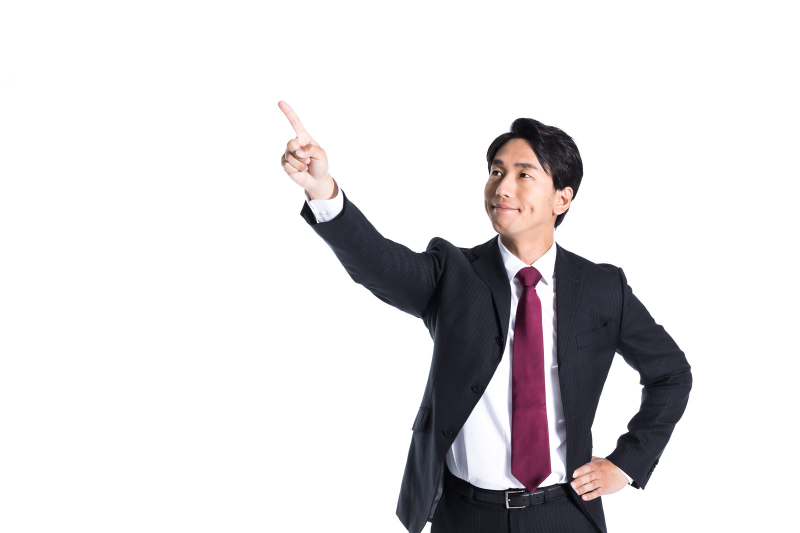
#> input picture AI_Apps(2) (AI活用演習)/08_opencv1/man.jpg, 1600 x 1066 px (shown at 1/2 size)
$ jupyter execute 'en08_クラス番号氏名.ipynb'
#> lines starting #> are read from the running program, lines starting #| are printed output that depends on the picture; after the words box and inside, x2 and y2 are one past the last pixel; in counts of white or black regions, pixels touching at a corner belong together; pictures that were not available may be replaced by others from this repository, and a replacement may not be noted
# OpenCVインストール確認

[cell 1]
# OpenCVのライブラリをインポート
import cv2

# OpenCVのバージョン情報を表示する
print(f"cv2 ver : {cv2.__version__}")

# 2. OpenCVで画像の操作

## 2-1. 画像の読み込み

[cell 2]
# OpenCVをインポート
import cv2

# 画像ファイルを読み込む
img = cv2.imread("man.jpg")
#> img is the input picture: shape (1066, 1600, 3); mean B, G, R 223, 221.4, 223.6

# 読み込んだ画像のデータを出力する
print(img)
#> (printed output is left out)

[cell 3]
# OpenCVをインポート
import cv2

# 読み込み失敗の確認用
img = cv2.imread('存在しない画像.png')

# 読み込んだ画像のデータを出力する
print(img)
#| None

## 2-2. 画像の表示

[cell 4]
# matplotlibとOpenCVをインポート
import matplotlib.pyplot as plt
import cv2

# 画像ファイルを読み込む
img = cv2.imread("man.jpg")

# BGRからRGBに変換して、画像を表示する
plt.imshow(cv2.cvtColor(img, cv2.COLOR_BGR2RGB))

# 画像を表示する
plt.show()

[cell 5]
# matplotlibとOpenCVをインポート
import matplotlib.pyplot as plt
import cv2

# 画像ファイルを読み込む
img = cv2.imread("man.jpg")

# 軸を非表示にして、画像を表示する
plt.axis("off")
plt.imshow(cv2.cvtColor(img, cv2.COLOR_BGR2RGB))

# 画像を表示する
plt.show()

## 2-3. 画像のリサイズと切り取り
### 2-3-1. 画像のリサイズ

[cell 6]
# matplotlibとOpenCVをインポート
import matplotlib.pyplot as plt
import cv2

# 画像ファイルを読み込む
img = cv2.imread("man.jpg")

# 画像のサイズを変更し、変更した画像をファイルに保存する
img2 = cv2.resize(img, (600, 300))
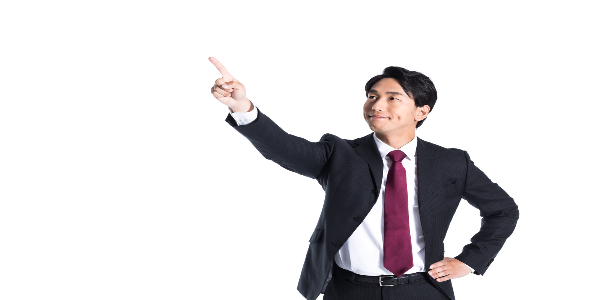
#> img2: shape (300, 600, 3); mean B, G, R 223, 221.4, 223.6
cv2.imwrite("out-resize.png", img2)

# 変更した画像を表示する
plt.imshow(cv2.cvtColor(img2, cv2.COLOR_BGR2RGB))
plt.show()

### 2-3-2. 画像の切り取り

[cell 7]
# OpenCVとMatplotlibをインポート
import cv2
import matplotlib.pyplot as plt

# 画像ファイルを読み込む
img = cv2.imread("man.jpg")

# 画像の一部を切り出し、サイズを変更し、ファイルに保存する
img2 = img[200:500, 900:1200]
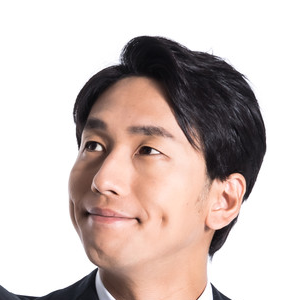
#> img2: shape (300, 300, 3); mean B, G, R 189.6, 193.6, 207.4
img2 = cv2.resize(img2, (400, 400))
#> img2: shape (400, 400, 3)

# 変更した画像を表示する
plt.imshow(cv2.cvtColor(img2, cv2.COLOR_BGR2RGB))
plt.show()
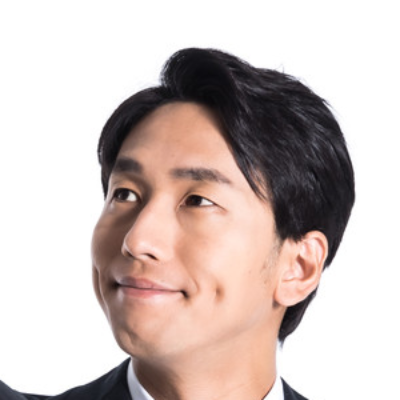
#> shown: shape (400, 400, 3); mean R, G, B 207.4, 193.6, 189.5

### 2-3-3. 輪郭検出

[cell 8]
# 画像ファイルを読み込む
img = cv2.imread("man.jpg")
# imgがcv2カラーの場合、グレースケールに変換しておく
img = cv2.cvtColor(img, cv2.COLOR_BGR2GRAY)
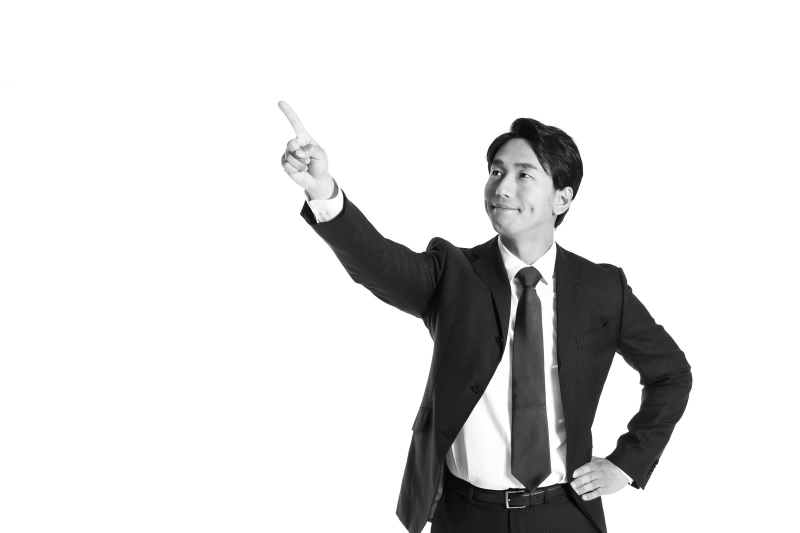
#> img: shape (1066, 1600) (shown at 1/2 size); min 0, max 255, mean 222.2
# Cannyエッジ検出を適用
edges = cv2.Canny(img, 100, 200)
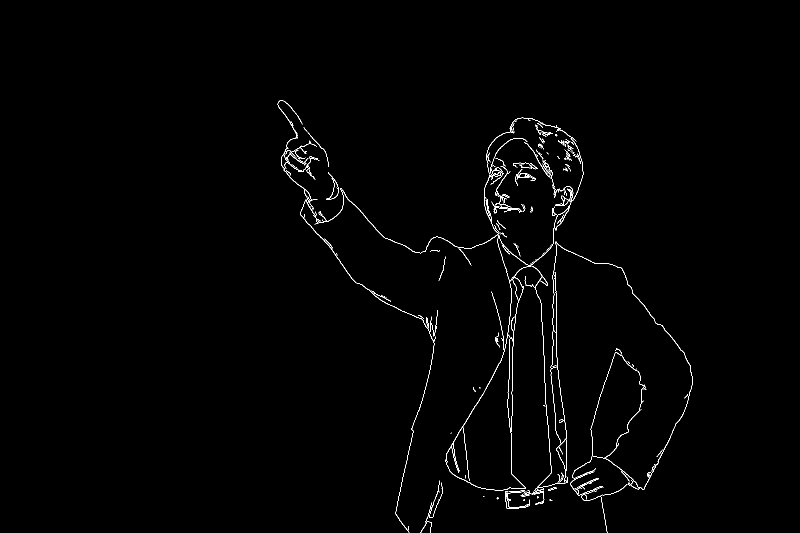
#> edges: shape (1066, 1600) (shown at 1/2 size); 0.84% white in thin lines or dots, all inside (x1, y1, x2, y2) = (555, 201, 1385, 1066)
# 表示してみる
plt.imshow(edges)
plt.show()

## 2-4. 画像の保存

[cell 9]
# 画像の保存
cv2.imwrite("cut_resize.png", img2)
#> Out = True

# 3. 動画の操作

## 3-2. 動画の読み込み

[cell 10]
# OpenCVをインポート
import cv2

# 動画ファイルを読み込む
cap = cv2.VideoCapture("bird.mp4")

[cell 11]
# 1フレームを読み込む
res, frame = cap.read()
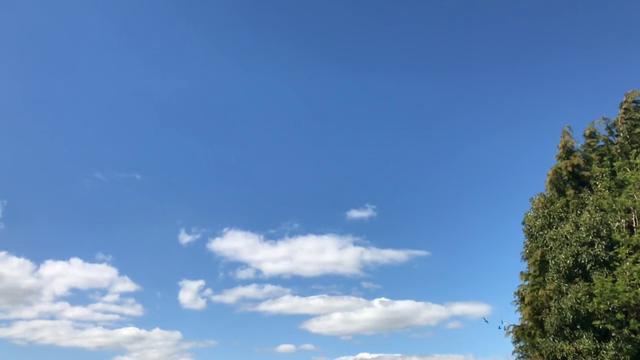
#> input picture frame 62 of AI_Apps(2) (AI活用演習)/08_opencv1/bird.mp4, 640 x 360 px
#> frame is the input picture: shape (360, 640, 3); mean B, G, R 179.9, 134.7, 97.9
# 表示して確認
print(res)
#| True
plt.imshow(cv2.cvtColor(frame, cv2.COLOR_BGR2RGB))
plt.show()

<h2> 3-4. 動画ファイルの保存</h2>

<h3>3-4-1. 書き込む動画ファイルのコーデックを指定 : cv2.VideoWriter_fourcc( )</h3>

[cell 12]
# mp4vを指定する場合
fourcc = cv2.VideoWriter_fourcc('m','p','4','v')
# fourcc = cv2.VideoWriter_fourcc(*'mp4v') # と書いてもいい

<h3>3-4-2. 書き込み用のオブジェクトを生成 : cv2.VideoWriter( )</h3>

[cell 13]
# パラメータを指定
width = 600
height = 400
fps = 30

# 出力用のVideoWriterオブジェクトを作成
out = cv2.VideoWriter('output_video.mp4', fourcc, fps, (width, height))

<h3>3-4-3. 動画ファイルに書き込む cv2.VideoWriter.write( )</h3>

[cell 14]
# ここはループ内
# 処理したフレームを書き込む
out.write(frame)

## 3-5. 動画ファイルを閉じる

[cell 15]
# VideoCaptureオブジェクトを解放
cap.release()
out.release()

**※動画を表示しながら確認する場合は、VS Codeで.pyを開いて実行するようにしましょう。**

## 3-6. 繰り返し処理による動画ファイルの処理と保存

[cell 16]
# 動画処理の例
import cv2

# 入力動画ファイルを開く
cap = cv2.VideoCapture('input_video.mp4')

# 動画ファイルの情報を取得
width = int(cap.get(cv2.CAP_PROP_FRAME_WIDTH))
height = int(cap.get(cv2.CAP_PROP_FRAME_HEIGHT))
fps = int(cap.get(cv2.CAP_PROP_FPS))

# 出力用のVideoWriterオブジェクトを作成
fourcc = cv2.VideoWriter_fourcc(*'mp4v')
out = cv2.VideoWriter('output_video.mp4', fourcc, fps, (width, height), isColor=False)

while cap.isOpened():
    ret, frame = cap.read()
    if not ret:
        break

    # フレームをグレースケールに変換
    gray = cv2.cvtColor(frame, cv2.COLOR_BGR2GRAY)
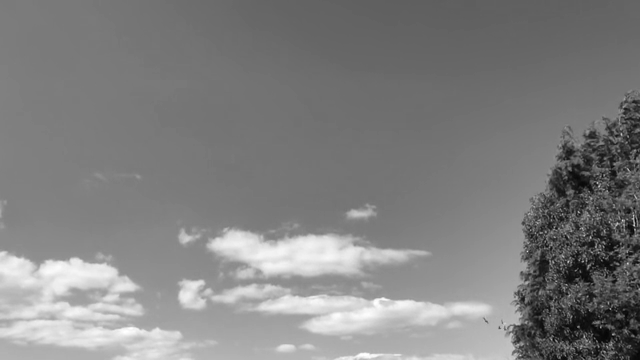
#> gray: shape (360, 640); min 4, max 255, mean 128.9

    # グレースケールフレームを書き込む
    out.write(gray)

    # フレームを表示（オプション）-> Jupyterでは表示しない方がよい
    # cv2.imshow('Frame', gray)

    # 'q'キーが押されたら終了
    if cv2.waitKey(1) & 0xFF == ord('q'):
#> (key q is pressed here)
        break

# リソースを解放
cap.release()
out.release()
cv2.destroyAllWindows()
